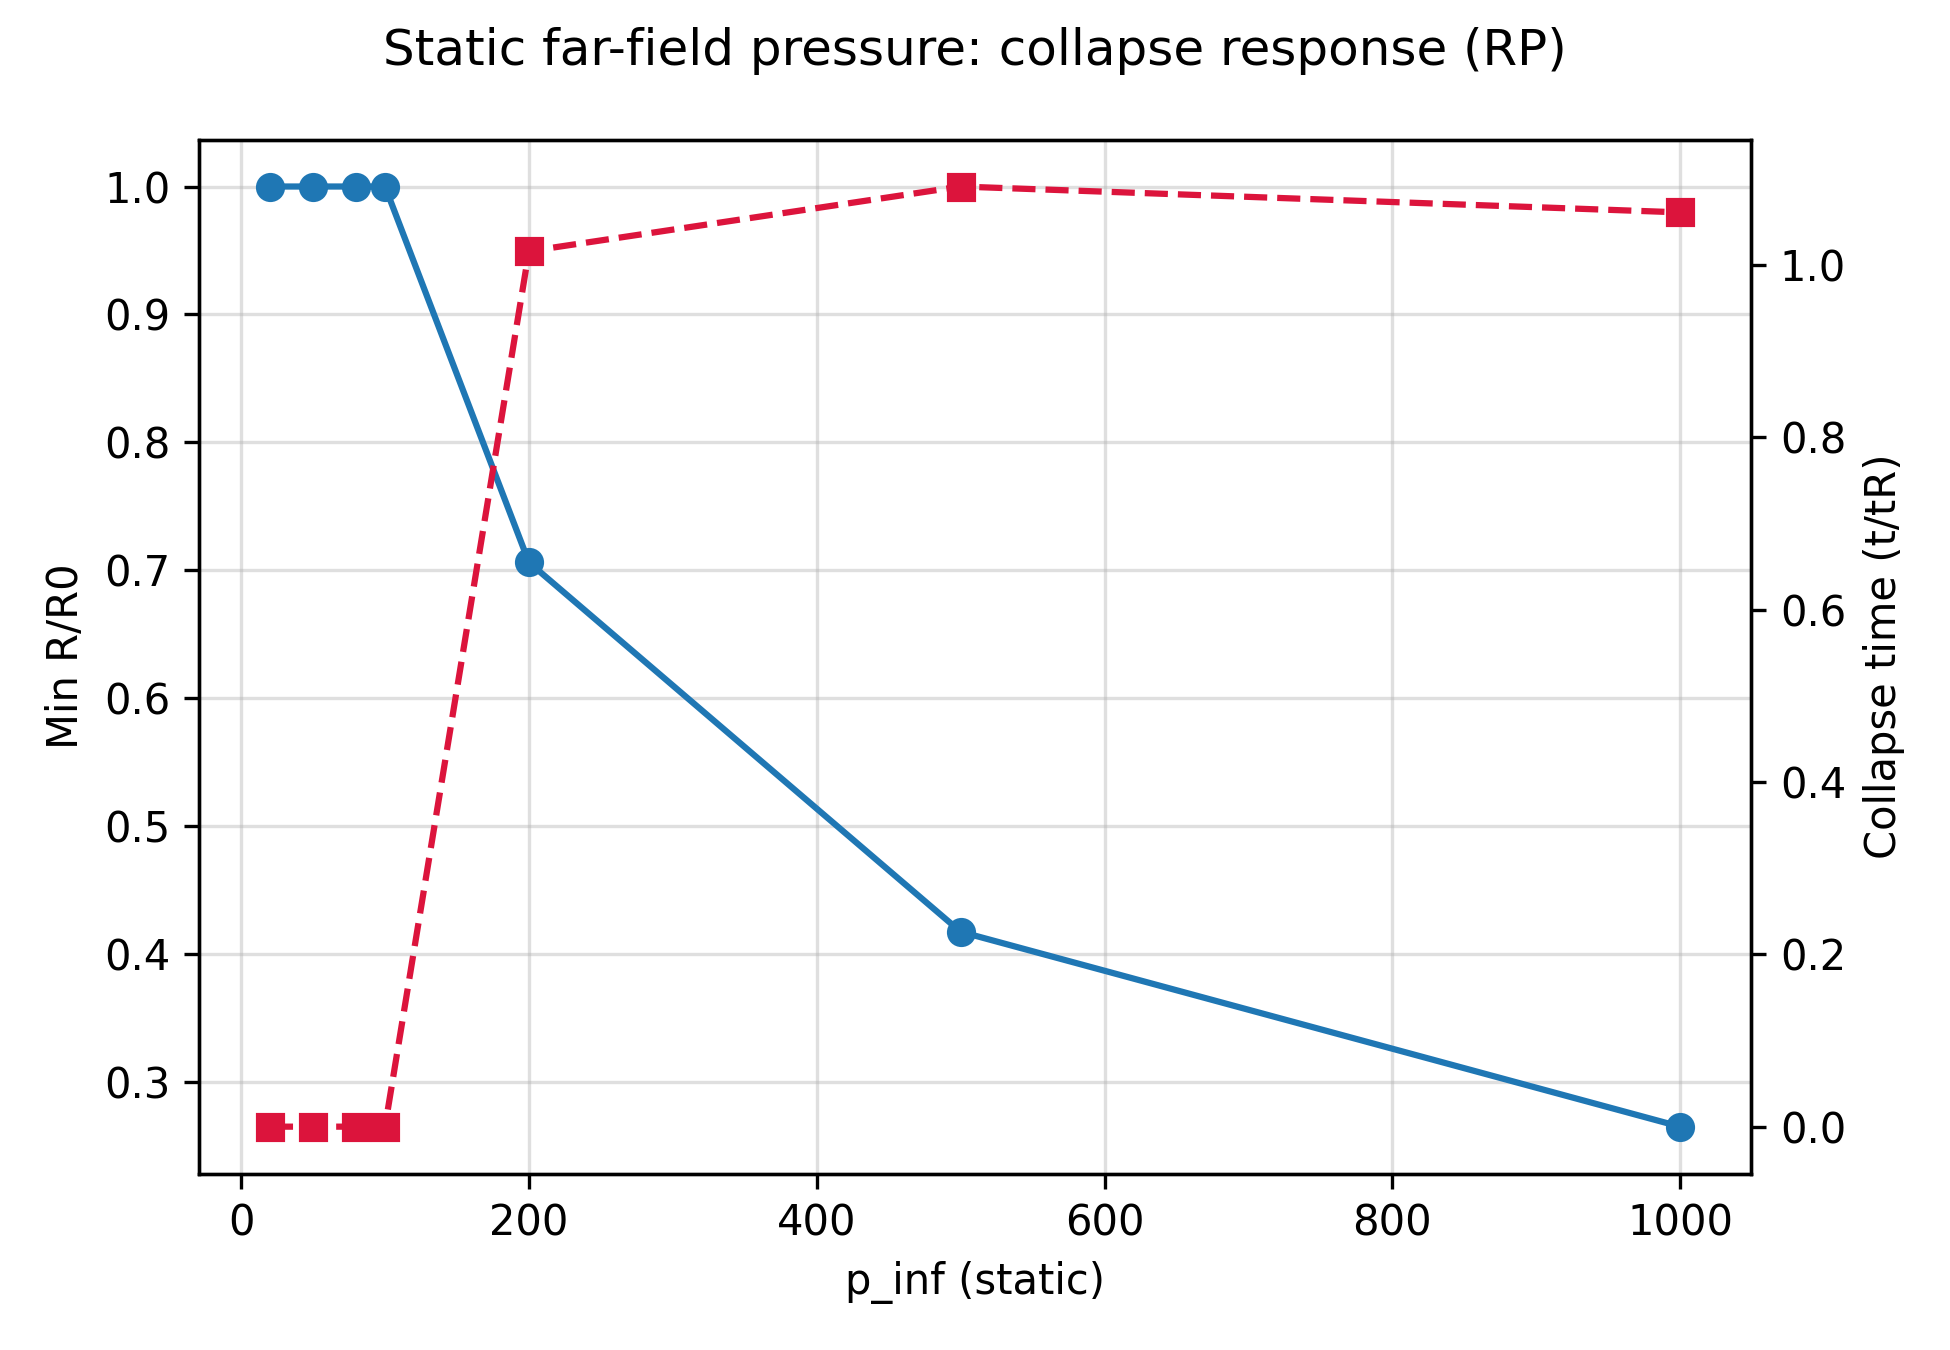

Reproduce this figure in Python.
import numpy as np
import matplotlib.pyplot as plt
from scipy.integrate import solve_ivp

# Static far-field pressure sweep: collapse time and minimum radius

rho = 1.0
R0 = 1.0
p_g0 = 100.0
kappa = 1.4
mu = 0.0
sigma = 0.0

p_inf_values = np.array([20, 50, 80, 100, 200, 500, 1000])


def p_bubble(R):
    R = max(R, 1e-8)
    return p_g0 * (R0 / R) ** (3 * kappa)


def rp_rhs(t, y, p_inf):
    R, Rdot = y
    R = max(R, 1e-8)
    delta_p = p_bubble(R) - p_inf
    visc = 4 * mu * Rdot / R
    surf = 2 * sigma / R
    Rddot = (delta_p - visc - surf) / (rho * R) - 1.5 * (Rdot ** 2) / R
    return [Rdot, Rddot]


collapse_times = []
min_radii = []

for p_inf in p_inf_values:
    delta_p = max(abs(p_inf - p_g0), 1.0)
    tR = 0.915 * R0 * np.sqrt(rho / delta_p)
    t_end = 3 * tR
    t_eval = np.linspace(0, t_end, 1200)
    y0 = [R0, 0.0]
    sol = solve_ivp(lambda t, y: rp_rhs(t, y, p_inf),
                    (0, t_end), y0, t_eval=t_eval, rtol=1e-8, atol=1e-11)
    R_series = sol.y[0]
    min_r = R_series.min() / R0
    # crude collapse time: time to minimum radius
    t_col = sol.t[np.argmin(R_series)] / tR
    collapse_times.append(t_col)
    min_radii.append(min_r)

# Plot
fig, ax1 = plt.subplots(figsize=(6.5, 4.5))
ax1.plot(p_inf_values, min_radii, "o-", label="Min R/R0")
ax1.set_xlabel("p_inf (static)")
ax1.set_ylabel("Min R/R0")
ax1.grid(True, alpha=0.4)

ax2 = ax1.twinx()
ax2.plot(p_inf_values, collapse_times, "s--", color="crimson", label="Collapse time (t/tR)")
ax2.set_ylabel("Collapse time (t/tR)")

fig.suptitle("Static far-field pressure: collapse response (RP)")
fig.tight_layout()
plt.savefig("study_ambient_pressure.png", dpi=300)
plt.show()
